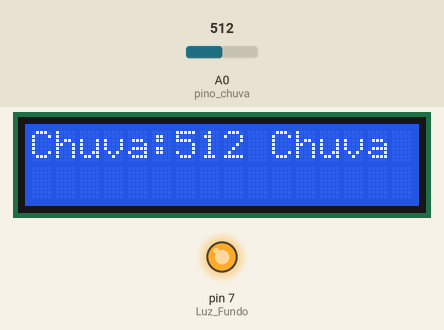
Recording of a sketch running on a simulated Arduino Uno, built with avr-gcc and run on an emulated ATmega328P. Parts: 16×2 character LCD, output pins drawn as LEDs (lit = HIGH). The inputs (shaded band) are chosen by the test bench; at power-on: A0 (pino_chuva) = 512. What the sketch prints to the serial monitor is not drawn.

Above: at 1.2 s.
1.3 s: A0 (pino_chuva) set to 490
At 5.6 s:
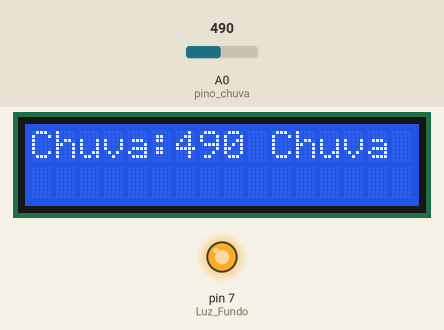
7.3 s: A0 (pino_chuva) set to 810
At 10.7 s:
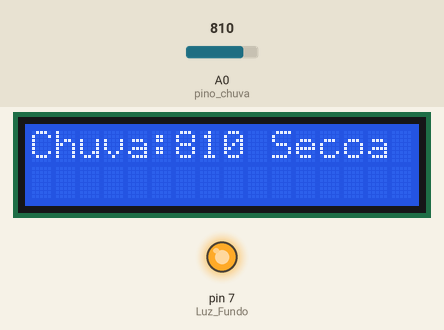
13.3 s: A0 (pino_chuva) set to 794
At 15.9 s:
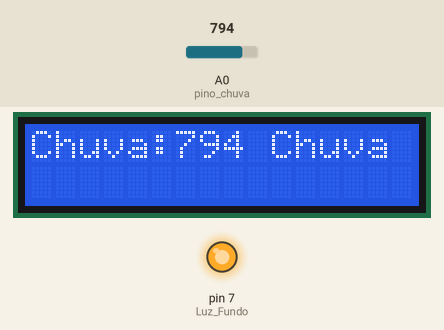
19.3 s: A0 (pino_chuva) set to 0
At 21.0 s:
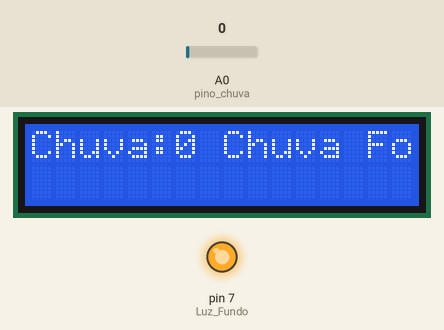
25.3 s: A0 (pino_chuva) set to 900
At 31.2 s:
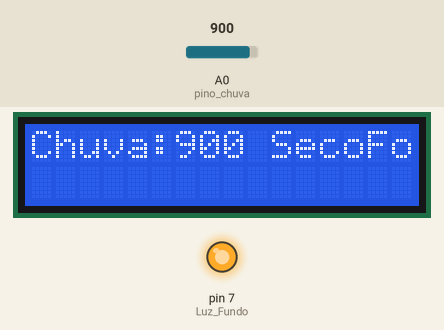
31.5 s: A0 (pino_chuva) set to 1023
At 36.4 s:
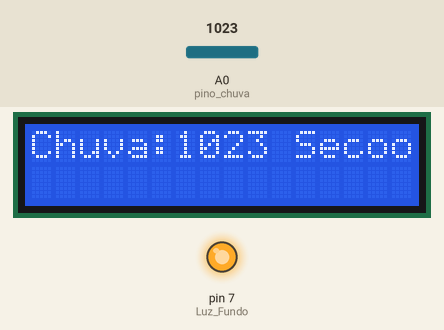
Timing chart, 0 to 37.9 s (numbered marks = the images above; inputs shaded):
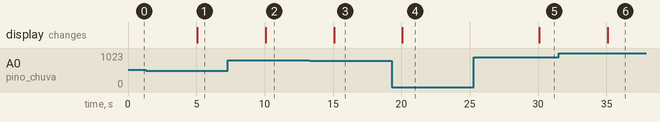

The sketch:

SensorChuva_Display.ino
```cpp
#include <Wire.h>
#include <LiquidCrystal.h>

int pino_chuva = A0; //Analogico 0 para o pino do sensor de Chuva
int  chuva = 0; // Variável do pino analógica A0 do sinal vindo do sensor

// Pinagem - display LCD
#define Luz_Fundo   7
LiquidCrystal lcd(8, 9, 5, 6, 3, 2);

void setup()   {
  Serial.begin(9600);  //Serial
  Serial.println("Lendo dados do sensor...");

  lcd.begin(16,2); //Inicializa LCD
  lcd.clear(); //Limpa o LCD
  pinMode(Luz_Fundo,OUTPUT); //define o pino como saída
  digitalWrite(Luz_Fundo,HIGH); // Liga a luz do display

}


void loop() {

  // Lê o valor do sensor e armazena em sensorValue
  chuva = analogRead(pino_chuva);

       // Exibir informacoes no serial monitor
      Serial.print("Valor da chuva: ");
      Serial.println(chuva);

      // Exibir informacoes no display lcd
      lcd.setCursor(0,0);
      lcd.print("Chuva:");
      lcd.print(" ");
      lcd.setCursor(6,0);
      lcd.print(chuva);

        //Verifica qual é o valor e
        //imprime na Serial o valor e Status
        if(chuva > 800){
          //Seco
          Serial.println("Seco");
          lcd.print(" Seco");

        }else if(chuva <=800 && chuva > 500 ){
          //Leve Chuva
          Serial.println("Chuva Fina");
          lcd.print(" Chuva Fina");//--

        }else if (chuva <= 500){
               //Chuva Forte
                Serial.println("Chuva Forte");
                lcd.print(" Chuva Forte");//--
        }

        //aguarda 5 segundos para recomeçar
        delay(5000);

}
```

Measured:
- the behaviour switches between 501 and 500 on A0 (pino_chuva) (found by bisection; images 0 and 1)
- the behaviour switches between 801 and 800 on A0 (pino_chuva) (found by bisection; images 2 and 3)
- after the input at 1.3 s, the display: changes after 3.8 s (image 1)
- after the input at 7.3 s, the display: changes after 2.8 s (image 2)
- after the input at 13.3 s, the display: changes after 1.8 s (image 3)
- after the input at 19.3 s, the display: changes after 0.78 s (image 4)
- after the input at 25.3 s, the display: changes after 4.8 s (image 5)
- after the input at 31.5 s, the display: changes after 3.6 s (image 6)
